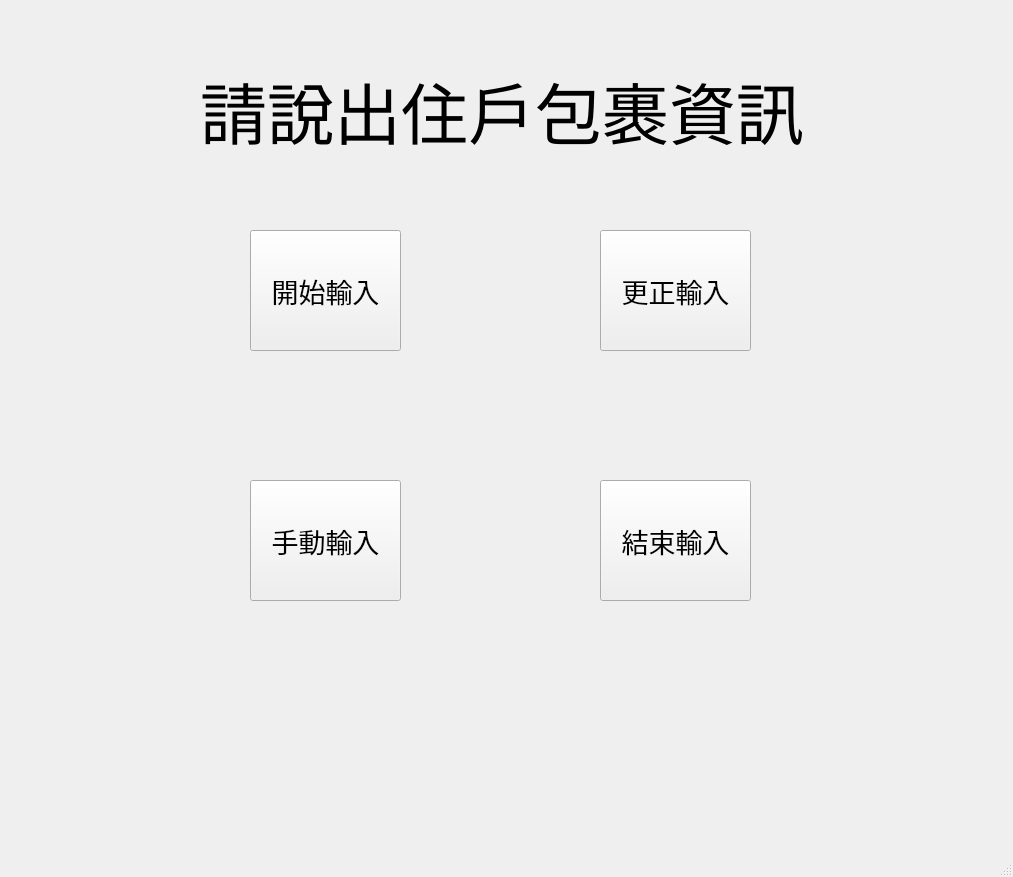
<?xml version="1.0" encoding="UTF-8"?>
<ui version="4.0">
 <class>MainWindow</class>
 <widget class="QMainWindow" name="MainWindow">
  <property name="geometry">
   <rect>
    <x>0</x>
    <y>0</y>
    <width>1013</width>
    <height>877</height>
   </rect>
  </property>
  <property name="windowTitle">
   <string>MainWindow</string>
  </property>
  <widget class="QWidget" name="centralwidget">
   <widget class="QLabel" name="label">
    <property name="geometry">
     <rect>
      <x>200</x>
      <y>70</y>
      <width>611</width>
      <height>81</height>
     </rect>
    </property>
    <property name="font">
     <font>
      <pointsize>50</pointsize>
     </font>
    </property>
    <property name="text">
     <string>請說出住戶包裹資訊</string>
    </property>
   </widget>
   <widget class="QPushButton" name="pushButton">
    <property name="geometry">
     <rect>
      <x>250</x>
      <y>230</y>
      <width>151</width>
      <height>121</height>
     </rect>
    </property>
    <property name="font">
     <font>
      <pointsize>20</pointsize>
     </font>
    </property>
    <property name="text">
     <string>開始輸入</string>
    </property>
   </widget>
   <widget class="QPushButton" name="pushButton_2">
    <property name="geometry">
     <rect>
      <x>600</x>
      <y>480</y>
      <width>151</width>
      <height>121</height>
     </rect>
    </property>
    <property name="font">
     <font>
      <pointsize>20</pointsize>
     </font>
    </property>
    <property name="text">
     <string>結束輸入</string>
    </property>
   </widget>
   <widget class="QPushButton" name="pushButton_3">
    <property name="geometry">
     <rect>
      <x>600</x>
      <y>230</y>
      <width>151</width>
      <height>121</height>
     </rect>
    </property>
    <property name="font">
     <font>
      <pointsize>20</pointsize>
     </font>
    </property>
    <property name="text">
     <string>更正輸入</string>
    </property>
   </widget>
   <widget class="QPushButton" name="pushButton_4">
    <property name="geometry">
     <rect>
      <x>250</x>
      <y>480</y>
      <width>151</width>
      <height>121</height>
     </rect>
    </property>
    <property name="font">
     <font>
      <pointsize>20</pointsize>
     </font>
    </property>
    <property name="text">
     <string>手動輸入</string>
    </property>
   </widget>
  </widget>
  <widget class="QMenuBar" name="menubar">
   <property name="geometry">
    <rect>
     <x>0</x>
     <y>0</y>
     <width>1013</width>
     <height>31</height>
    </rect>
   </property>
  </widget>
  <widget class="QStatusBar" name="statusbar"/>
 </widget>
 <resources/>
 <connections/>
</ui>
